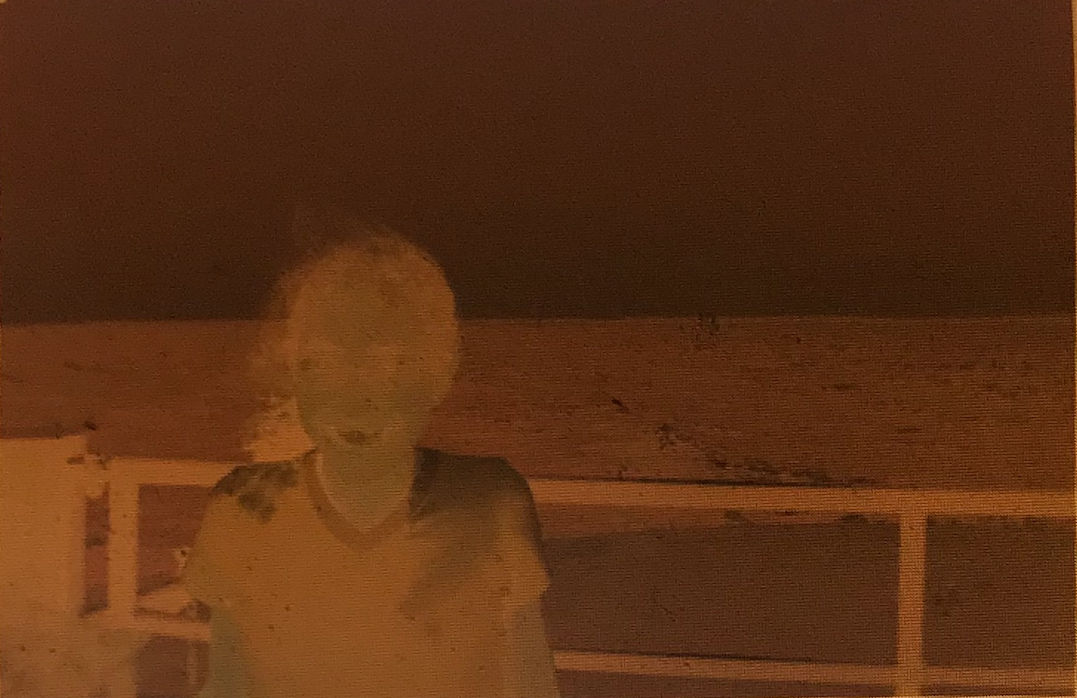
#> input picture data/negative_1.png, 1077 x 698 px
$ python negative_developer.py data/negative_1.png
#> lines starting #> are read from the running program, lines starting #| are printed output that depends on the picture
import numpy as np
import matplotlib.pyplot as plt
import sys
import cv2

def single_channel_colorbalance(img, channel_no):
	"""
	a simple method to color balance a 1-channel image

	Parameters:
	1) img- a n channel numpy array representing an image (float32)
	2) channel_no- the channel to rebalance

	Returns
	An image with 1-channel (specified by parameter channel_no) remapped to be between 0.0-1.0 (float32)
	"""
	channel = img[:, :, channel_no]
	return (channel - np.min(channel))/(np.max(channel) - np.min(channel))


def simple_colorbalance(img):
	"""
	a simple method to color balance a 3-channel image

	Parameters:
	1) img- a 3 channel numpy array representing an image (float32)

	Returns
	An image with each channel remapped to be between 0.0-1.0 (float32)
	"""

	channel_1 = single_channel_colorbalance(img, 0)
	channel_2 = single_channel_colorbalance(img, 1)
	channel_3 = single_channel_colorbalance(img, 2)

	return np.stack((channel_1, channel_2, channel_3), axis = -1)

def invert_film_negative(img):
	"""
	Parameters:
	1) img- a 3-channel np array representing film negative

	Returns:
	an inverted film negative
	"""
	return 1.0 - img.astype('float32')

def read_negative(img_filename):
	"""
	Parameters:
	1) file name- a string representing the location of a scan of a film negative

	Returns:
	an rgb (float32) 3-channel array representing the film negative
	"""
#> called with img_filename = 'data/negative_1.png'
	return cv2.cvtColor(cv2.imread(img_filename), cv2.COLOR_BGR2RGB).astype('float32')
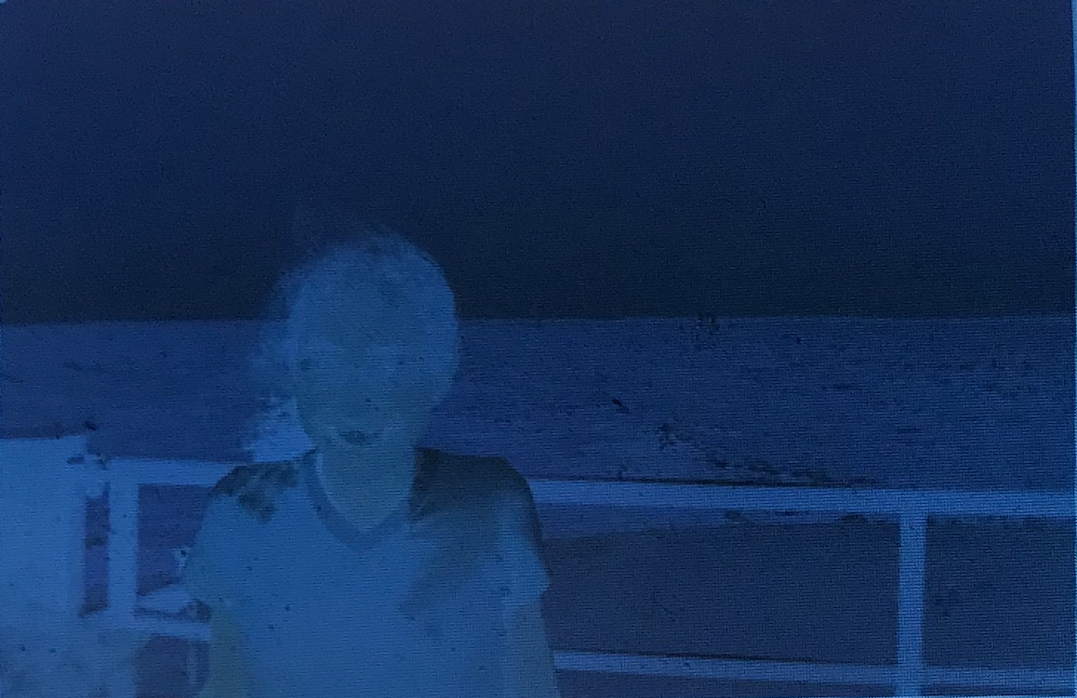
#> returned value: shape (698, 1077, 3) float32; mean of channels 0, 1, 2 90.1, 47.6, 20.3; drawn as B, G, R


for i in range(1, len(sys.argv)):
    file_name = sys.argv[i]
    img_rgb = simple_colorbalance(invert_film_negative(read_negative(file_name)))
#> in invert_film_negative, `return 1.0 - img.astype('float32')`:
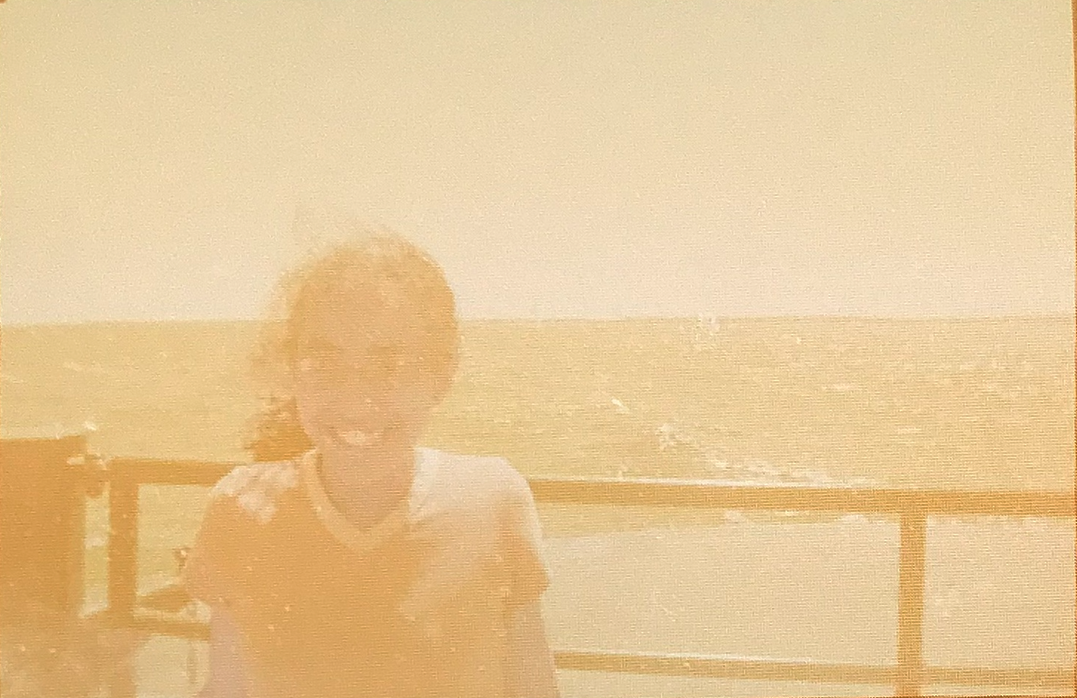
#> returned value: shape (698, 1077, 3) float32; mean of channels 0, 1, 2 -89.1, -46.57, -19.32; drawn with min black and max white
#> call 2 of single_channel_colorbalance, with channel_no = 1
#> in single_channel_colorbalance (call 2), `channel = img[:, :, channel_no]`:
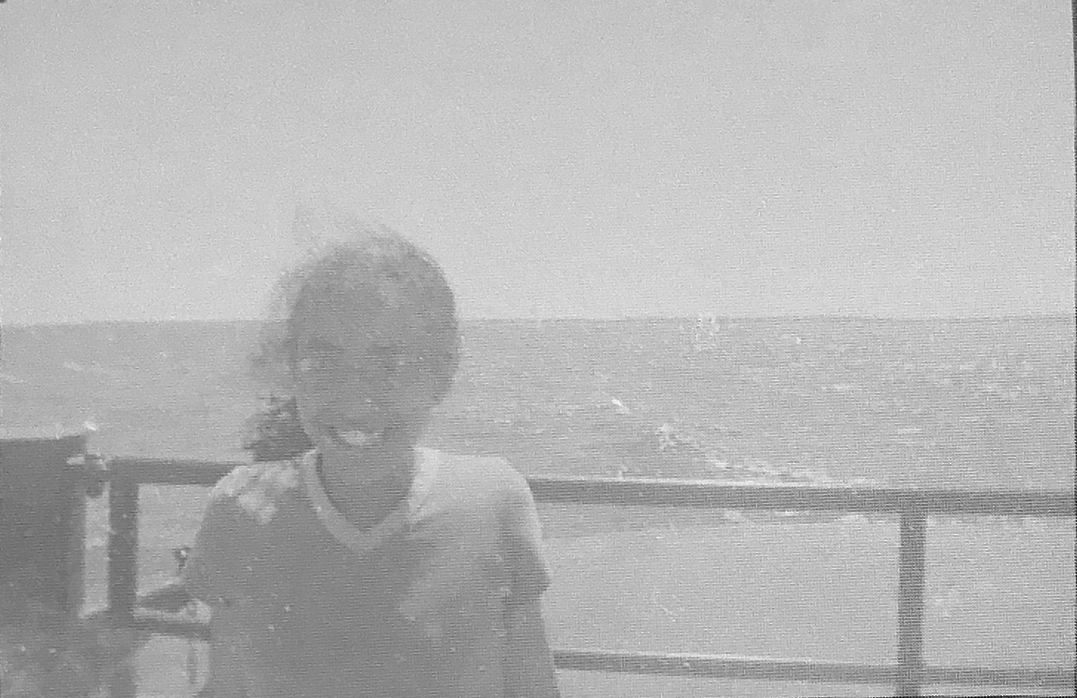
#> channel: shape (698, 1077) float32; min -166, max 1, mean -46.57; drawn with min black and max white
#> call 3 of single_channel_colorbalance, with channel_no = 2
#> in single_channel_colorbalance (call 3), `channel = img[:, :, channel_no]`:
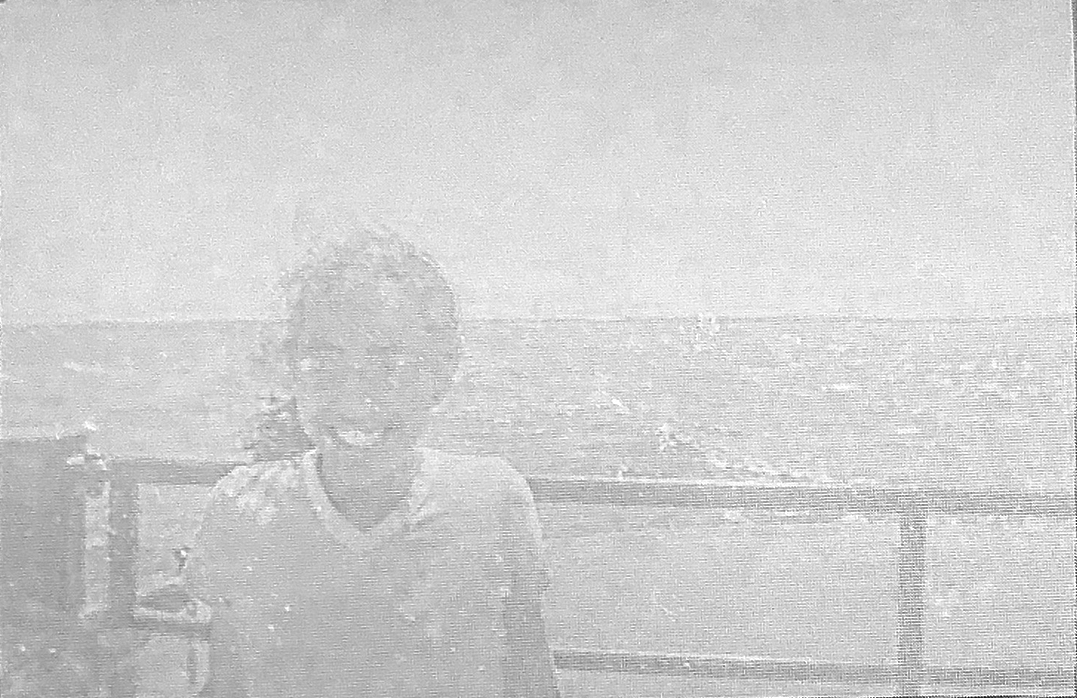
#> channel: shape (698, 1077) float32; min -113, max 1, mean -19.32; drawn with min black and max white
#> in simple_colorbalance, `return np.stack((channel_1, channel_2, channel_3), axis = -1)`:
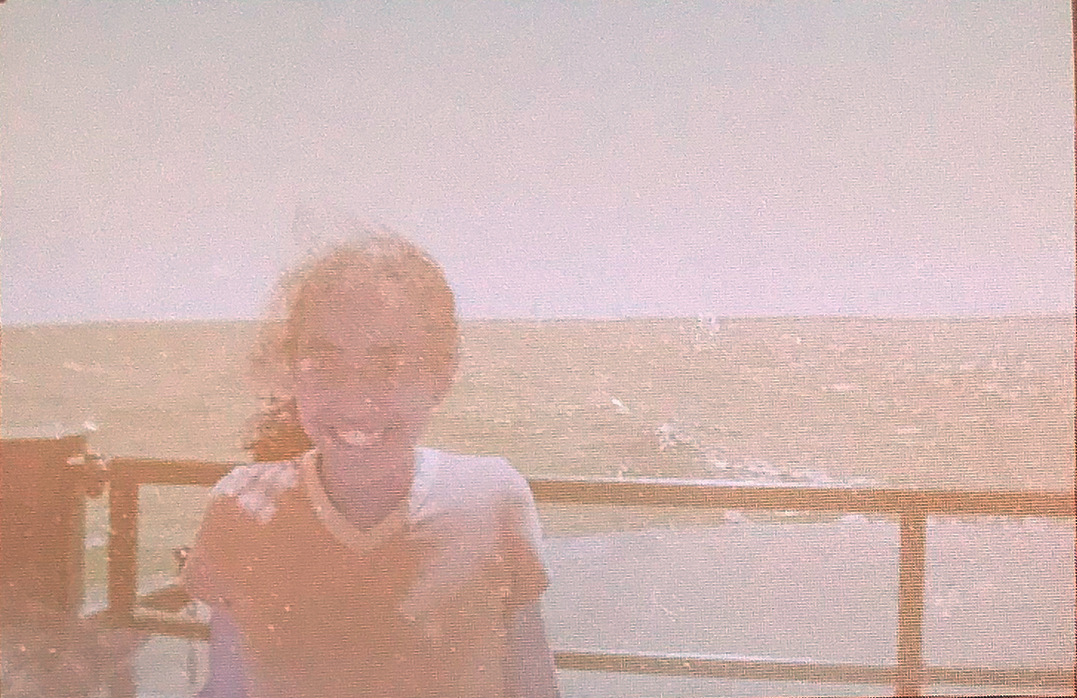
#> returned value: shape (698, 1077, 3) float32; mean of channels 0, 1, 2 0.697, 0.715, 0.822; drawn as B, G, R
    writeable_img =  (cv2.cvtColor(img_rgb, cv2.COLOR_RGB2BGR) * 255).astype('uint8')
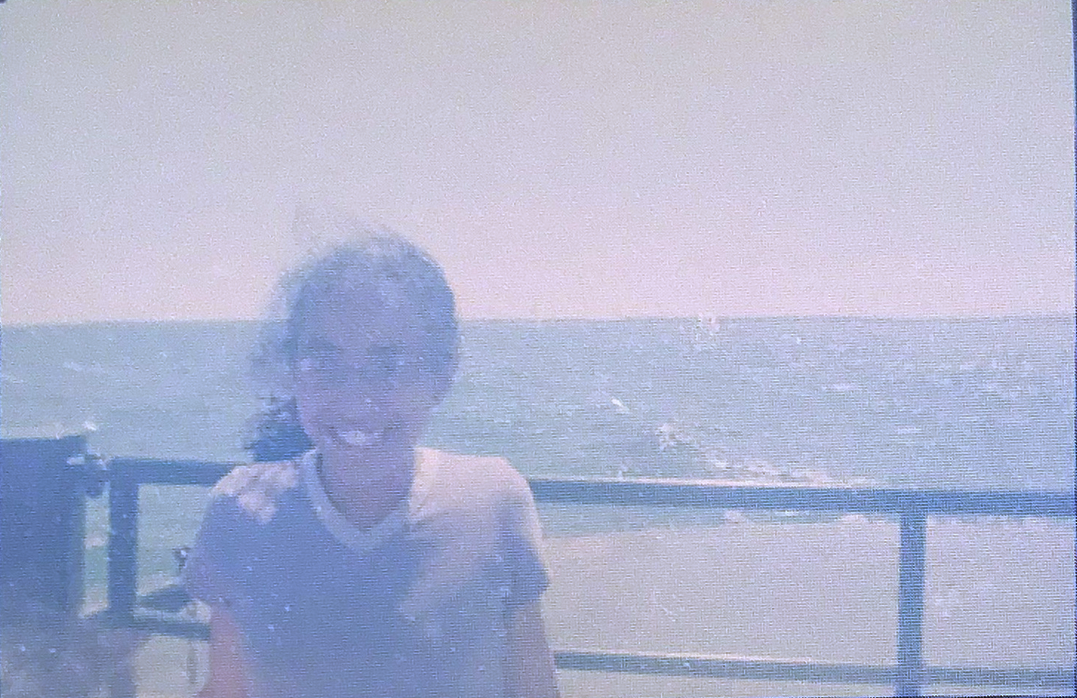
#> writeable_img: shape (698, 1077, 3); mean of channels 0, 1, 2 209.1, 181.9, 177.3; drawn as B, G, R
    cv2.imwrite("processed_" + str(i) + ".png", writeable_img)

$ run again, on data/negative_3.png
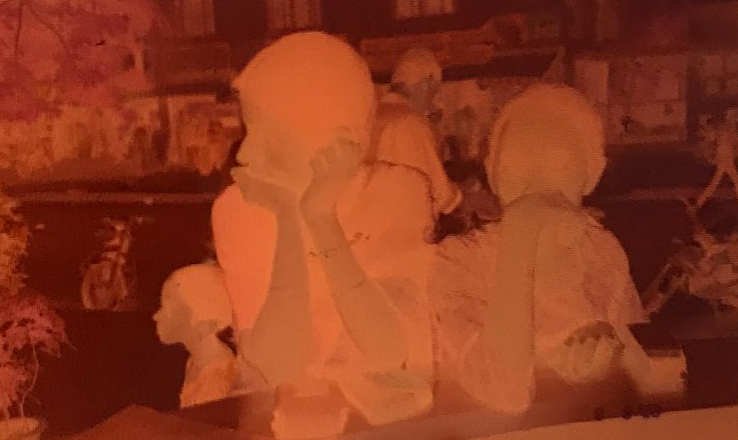
#> input picture data/negative_3.png, 738 x 440 px
#> in simple_colorbalance, `return np.stack((channel_1, channel_2, channel_3), axis = -1)`:
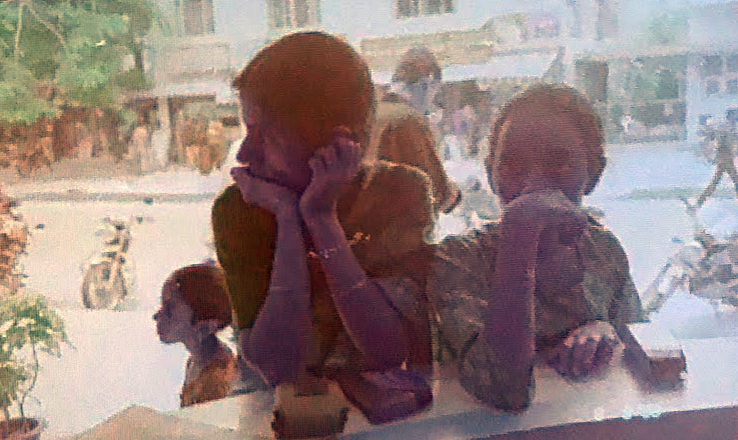
#> returned value: shape (440, 738, 3) float32; mean of channels 0, 1, 2 0.503, 0.515, 0.587; drawn as B, G, R
#> `writeable_img =  (cv2.cvtColor(img_rgb, cv2.COLOR_RGB2BGR) * 255).asty..`:
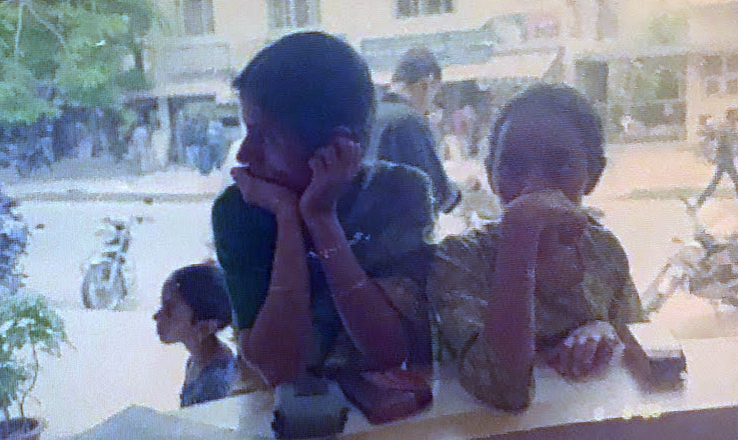
#> writeable_img: shape (440, 738, 3); mean of channels 0, 1, 2 149.2, 130.7, 127.9; drawn as B, G, R

$ run again, on data/negative_4.png
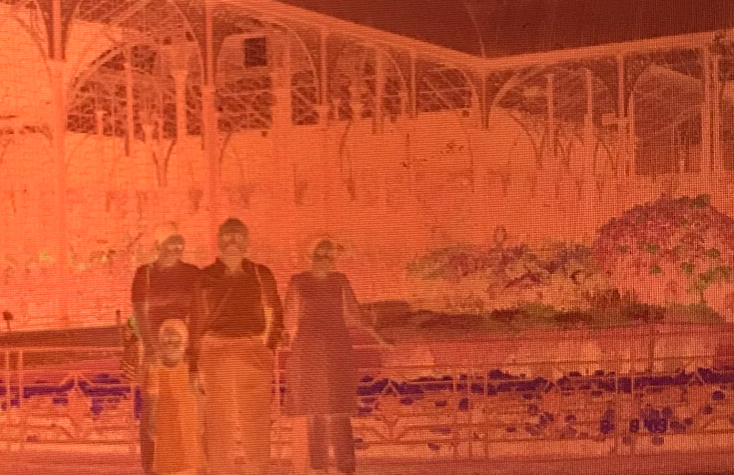
#> input picture data/negative_4.png, 734 x 475 px
#> in simple_colorbalance, `return np.stack((channel_1, channel_2, channel_3), axis = -1)`:
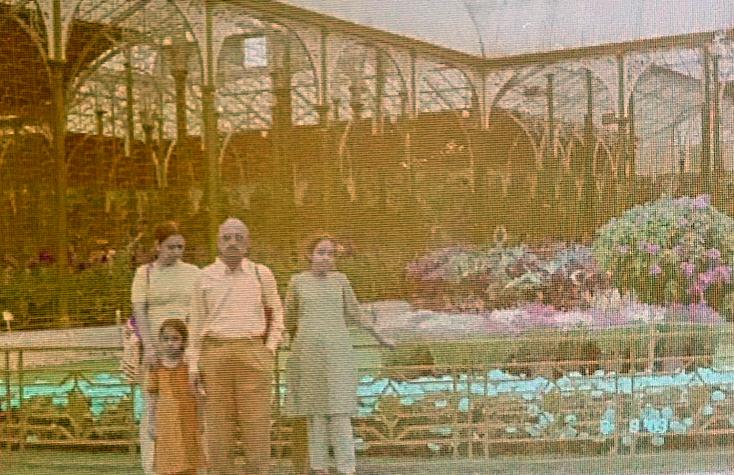
#> returned value: shape (475, 734, 3) float32; mean of channels 0, 1, 2 0.336, 0.511, 0.601; drawn as B, G, R
#> `writeable_img =  (cv2.cvtColor(img_rgb, cv2.COLOR_RGB2BGR) * 255).asty..`:
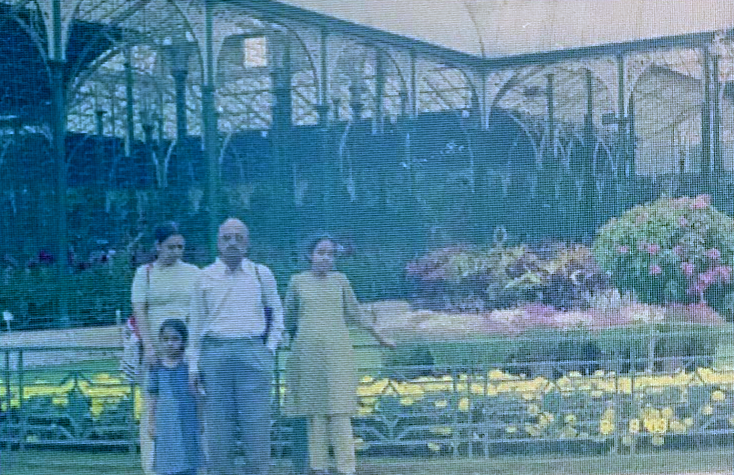
#> writeable_img: shape (475, 734, 3); mean of channels 0, 1, 2 152.8, 129.9, 85.4; drawn as B, G, R

$ run again, on data/negative_5.png
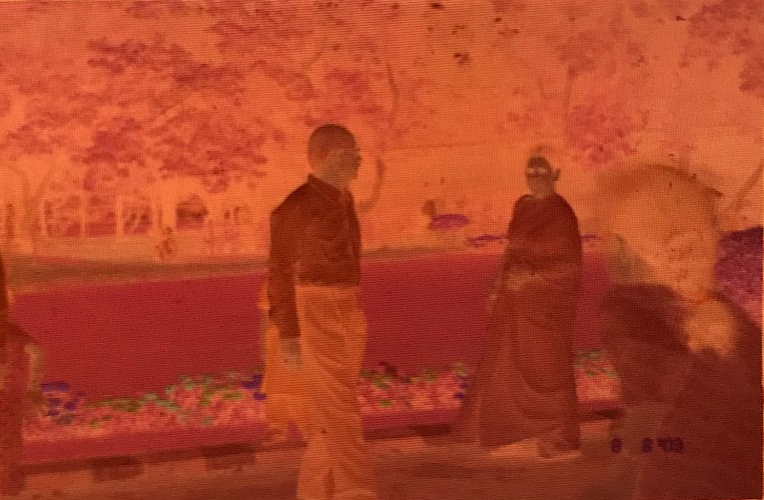
#> input picture data/negative_5.png, 764 x 500 px
#> in simple_colorbalance, `return np.stack((channel_1, channel_2, channel_3), axis = -1)`:
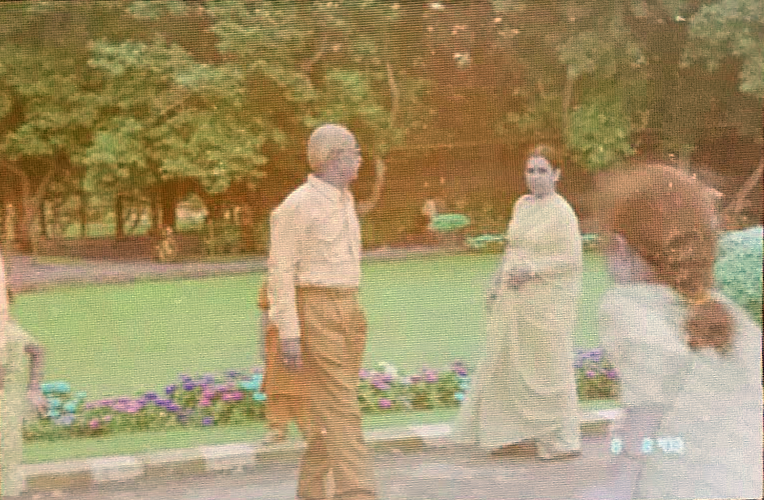
#> returned value: shape (500, 764, 3) float32; mean of channels 0, 1, 2 0.417, 0.575, 0.643; drawn as B, G, R
#> `writeable_img =  (cv2.cvtColor(img_rgb, cv2.COLOR_RGB2BGR) * 255).asty..`:
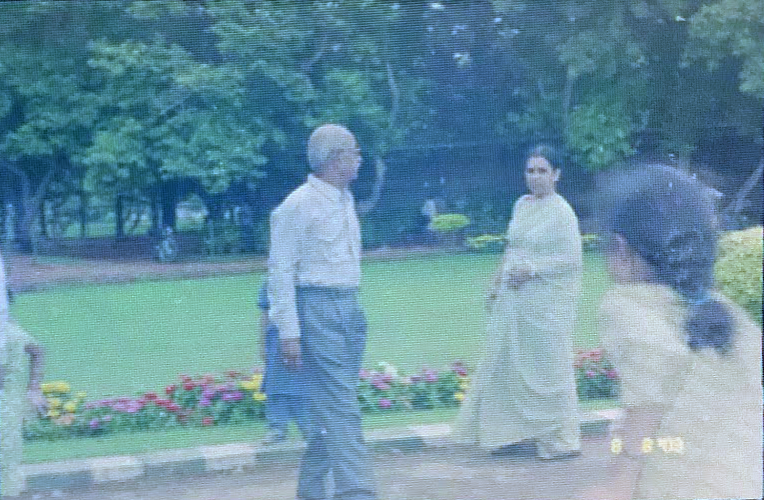
#> writeable_img: shape (500, 764, 3); mean of channels 0, 1, 2 163.5, 146.1, 105.9; drawn as B, G, R
